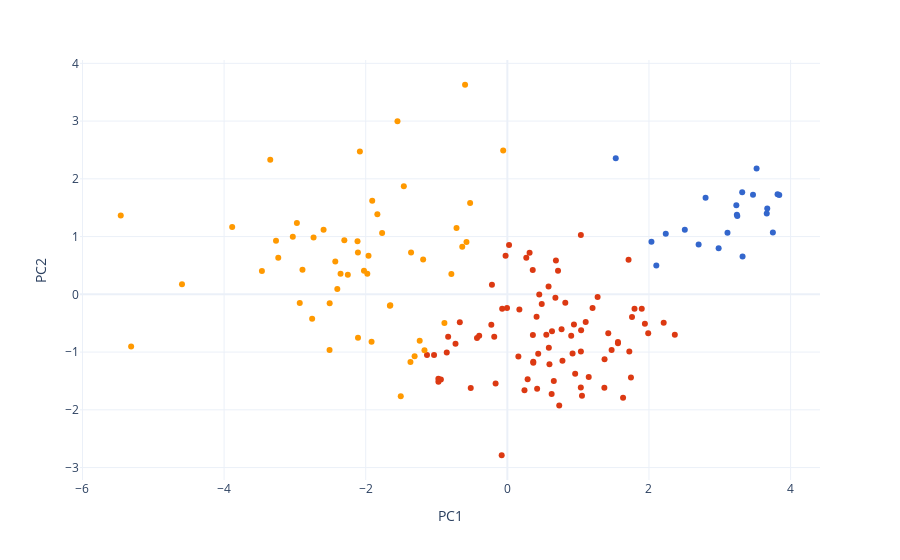

Notebook code for this chart:
### Code cell
# Ajout des labels au dataframe
principal_df['cluster'] = labels

# Convertir les clusters en type catégoriel pour légende continue
principal_df["cluster"] = principal_df["cluster"].astype(str)

# Visualisation
fig = t.display_clustering(principal_df)

### Figure 1 — Plotly figure (JSON) as saved in the notebook; plotly's stock layout.template omitted (floating-point values rounded to 4 significant figures)
{"data": [{"hovertemplate": "<b>%{hovertext}</b><br><br>cluster=2<br>PC1=%{x}<br>PC2=%{y}<extra></extra>", "hovertext": ["Finland", "Denmark", "Switzerland", "Iceland", "Norway", "Netherlands", "Sweden", "New Zealand", "Austria", "Luxembourg", "Canada", "Australia", "United Kingdom", "Ireland", "Germany", "United States", "United Arab Emirates", "Malta", "Singapore", "Uzbekistan", "Hong Kong S.A.R. of China"], "legendgroup": "2", "marker": {"color": "#3366CC", "symbol": "circle"}, "mode": "markers", "name": "2", "orientation": "v", "showlegend": true, "type": "scatter", "x": [3.75, 3.84, 3.663, 3.109, 3.816, 3.316, 3.469, 3.52, 2.984, 3.321, 3.241, 3.234, 2.799, 3.247, 2.701, 2.104, 2.237, 2.506, 3.67, 1.531, 2.035], "xaxis": "x", "y": [1.071, 1.72, 1.4, 1.064, 1.734, 1.768, 1.726, 2.18, 0.7977, 0.6546, 1.38, 1.544, 1.674, 1.358, 0.864, 0.5003, 1.047, 1.118, 1.485, 2.355, 0.9091], "yaxis": "y"}, {"hovertemplate": "<b>%{hovertext}</b><br><br>cluster=0<br>PC1=%{x}<br>PC2=%{y}<extra></extra>", "hovertext": ["Israel", "Costa Rica", "Czech Republic", "Belgium", "France", "Mexico", "Taiwan Province of China", "Uruguay", "Saudi Arabia", "Spain", "Guatemala", "Italy", "Brazil", "Slovenia", "El Salvador", "Kosovo", "Panama", "Slovakia", "Chile", "Bahrain", "Lithuania", "Trinidad and Tobago", "Poland", "Colombia", "Cyprus", "Nicaragua", "Romania", "Kuwait", "Mauritius", "Kazakhstan", "Estonia", "Philippines", "Hungary", "Thailand", "Argentina", "Honduras", "Latvia", "Ecuador", "Portugal", "Jamaica", "South Korea", "Japan", "Peru", "Serbia", "Bolivia", "Paraguay", "Dominican Republic", "Bosnia and Herzegovina", "Moldova", "Tajikistan", "Montenegro", "Russia", "Kyrgyzstan", "Belarus", "North Cyprus", "Greece", "Croatia", "Libya", "Mongolia", "Malaysia", "Vietnam", "Maldives", "Azerbaijan", "Macedonia", "Turkey", "China", "Turkmenistan", "Bulgaria", "Venezuela", "Algeria", "Albania", "Gabon", "South Africa", "Lebanon", "Armenia", "Jordan", "Namibia", "Ukraine", "Sri Lanka", "Botswana"], "legendgroup": "0", "marker": {"color": "#DC3912", "symbol": "circle"}, "mode": "markers", "name": "0", "orientation": "v", "showlegend": true, "type": "scatter", "x": [1.898, 1.942, 1.634, 2.208, 2.365, 1.039, 1.562, 1.796, 1.562, 1.722, 0.582, 1.149, 0.9015, 1.989, 0.4127, 0.3139, 1.373, 1.037, 0.9207, 1.711, 1.054, 0.9403, 1.472, 0.7781, 1.106, 0.6857, 0.6558, 1.425, 1.203, 1.041, 1.76, 0.4503, 0.7325, 1.038, 0.9575, 0.2673, 0.6255, 0.6303, 1.37, 0.5857, 0.5944, 1.745, 0.3662, 0.4356, -0.004582, 0.6785, 0.7655, -0.2264, -0.4289, -0.025, 0.1557, 0.2863, 0.02395, 0.3656, 1.274, -0.08013, 0.4205, 0.1696, -0.07319, 0.7155, 0.4855, 0.8181, 0.3606, -0.1853, -0.166, 0.5502, 0.3584, 0.2417, -0.5171, -0.9735, -0.6715, -0.9391, -0.8361, -0.9744, -0.7321, -0.3976, -1.035, -0.856, -0.2177, -1.135], "xaxis": "x", "y": [-0.2487, -0.508, -1.791, -0.491, -0.6982, -0.9898, -0.8458, -0.2497, -0.8258, -0.9891, 0.1371, -1.433, -0.7162, -0.6747, -0.3896, 0.7192, -1.123, -1.615, -1.024, 0.5992, -1.755, -0.5232, -0.9662, -1.151, -0.4813, 0.5839, -1.501, -0.6742, -0.2379, -0.6219, -0.3907, -0.002684, -1.925, 1.028, -1.377, 0.6326, -1.725, -0.6393, -1.618, -0.9258, -1.212, -1.441, -1.184, -1.03, -0.2366, -0.06127, -0.6052, -0.5263, -0.757, 0.6694, -1.077, -1.472, 0.8531, -1.17, -0.04542, -2.787, -1.637, -0.2626, -0.2507, 0.4075, -0.1676, -0.1465, -0.7056, -0.7344, -1.546, -0.7014, 0.4196, -1.66, -1.621, -1.514, -0.4832, -1.474, -0.7332, -1.463, -0.8561, -0.7191, -1.051, -1.007, 0.1659, -1.052], "yaxis": "y"}, {"hovertemplate": "<b>%{hovertext}</b><br><br>cluster=1<br>PC1=%{x}<br>PC2=%{y}<extra></extra>", "hovertext": ["Pakistan", "Indonesia", "Ivory Coast", "Benin", "Congo (Brazzaville)", "Ghana", "Nepal", "Morocco", "Cameroon", "Senegal", "Guinea", "Niger", "Laos", "Cambodia", "Bangladesh", "Iraq", "Burkina Faso", "Gambia", "Mali", "Nigeria", "Georgia", "Iran", "Mozambique", "Kenya", "Liberia", "Palestinian Territories", "Uganda", "Chad", "Tunisia", "Mauritania", "Congo (Kinshasa)", "Swaziland", "Myanmar", "Comoros", "Togo", "Ethiopia", "Madagascar", "Egypt", "Sierra Leone", "Burundi", "Zambia", "Haiti", "Lesotho", "India", "Malawi", "Yemen", "Tanzania", "Central African Republic", "Rwanda", "Zimbabwe", "South Sudan", "Afghanistan"], "legendgroup": "1", "marker": {"color": "#FF9900", "symbol": "circle"}, "mode": "markers", "name": "1", "orientation": "v", "showlegend": true, "type": "scatter", "x": [-1.189, -0.05878, -2.253, -2.737, -1.659, -1.36, -0.718, -1.17, -1.978, -1.653, -2.302, -2.595, -0.5261, -0.5774, -0.637, -1.238, -2.356, -2.083, -2.401, -2.025, -0.8889, -0.7908, -1.836, -1.462, -2.43, -1.368, -2.11, -3.466, -1.505, -2.109, -3.03, -1.918, -0.5974, -2.893, -3.235, -1.961, -2.932, -1.31, -3.267, -3.886, -2.116, -3.348, -2.757, -1.769, -2.972, -2.511, -1.908, -5.46, -1.552, -2.509, -4.595, -5.313], "xaxis": "x", "y": [0.6045, 2.491, 0.3374, 0.9853, -0.1971, 0.7227, 1.148, -0.9687, 0.3541, -0.1899, 0.938, 1.118, 1.58, 0.908, 0.8219, -0.8052, 0.3582, 2.474, 0.09081, 0.4096, -0.4985, 0.3498, 1.387, 1.87, 0.569, -1.173, 0.7258, 0.4044, -1.764, -0.7536, 0.9989, -0.8211, 3.629, 0.4241, 0.6316, 0.6697, -0.151, -1.072, 0.926, 1.164, 0.92, 2.33, -0.425, 1.06, 1.235, -0.963, 1.621, 1.365, 2.997, -0.1549, 0.176, -0.9025], "yaxis": "y"}], "layout": {"legend": {"title": {"text": "cluster"}, "tracegroupgap": 0}, "margin": {"t": 60}, "showlegend": false, "xaxis": {"anchor": "y", "domain": [0, 1], "title": {"text": "PC1"}}, "yaxis": {"anchor": "x", "domain": [0, 1], "title": {"text": "PC2"}}}}
